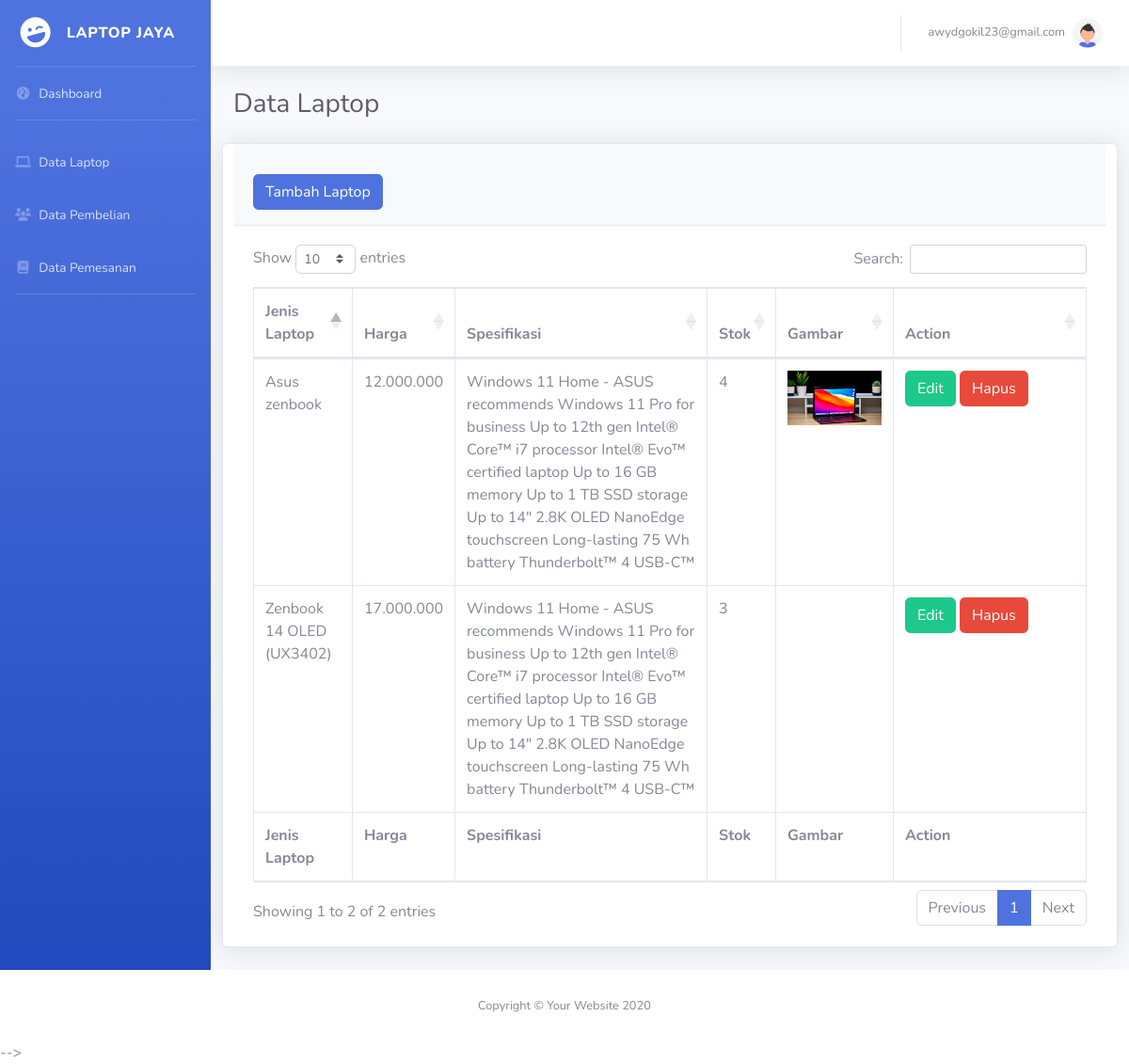
Screenshot of /laptop/laptop.php (signed in) with the database file from the repository.
### tables this page shows
CREATE TABLE `laptop` (
  `id_laptop` int(11) NOT NULL,
  `jenis_laptop` varchar(100) NOT NULL,
  `harga` varchar(40) NOT NULL,
  `spesifikasi` varchar(500) NOT NULL,
  `gambar` varchar(70) NOT NULL,
  `stok` int(12) NOT NULL
);

### laptop/laptop.php (the view, shortened to what this page needs)
<?php
require '../asset/headeradmin.php';
require '../asset/sidebaradmin.php';
require '../asset/topbar.php';
require '../koneksi.php';
$query = "SELECT * FROM laptop";
$result = mysqli_query($koneksi,$query);
 ?>
<div class="container-fluid">
    <h1 class="h3 mb-4 text-gray-800">Data Laptop</h1>
    <div class="row">
                    <div class="card shadow mb-4 col-md-12">
                        <div class="card-header py-3">
                            <a class="btn btn-primary mt-3" href="../laptop/tambahlaptop.php" role="button">Tambah Laptop</a>
                        </div>
                        <div class="card-body">
                            <div class="table-responsive">
                                <table class="table table-bordered" id="dataTable" width="100%" cellspacing="0">
                                    <thead>
                                        <tr>
                                            <th>Jenis Laptop</th>
                                            <th>Harga</th>
                                            <th>Spesifikasi</th>
                                            <th>Stok</th>
                                            <th>Gambar</th>
                                            <th>Action</th>
                                        </tr>
                                    </thead>
                                    <tfoot>
                                        <tr>
                                            <th>Jenis Laptop</th>
                                            <th>Harga</th>
                                            <th>Spesifikasi</th>
                                            <th>Stok</th>
                                            <th>Gambar</th>
                                            <th>Action</th>
                                        </tr>
                                    </tfoot>
                                    <tbody>
                                        <?php while($row = mysqli_fetch_assoc($result)): ?>
                                            <tr>
                                                <td><?= $row['jenis_laptop'] ; ?></td>
                                                <td><?= $row['harga'] ; ?></td>
                                                <td><?= $row['spesifikasi'] ; ?></td>
                                                <td><?= $row['stok'] ; ?></td>
                                                <td><img width="100" src="../img/laptop/<?= $row['gambar'] ; ?>" alt=""></td>
                                                <td width='180'>
                                                     <a class="btn btn-success" href="../laptop/editlaptop.php?id=<?= $row['id_laptop'] ; ?>" role="button">Edit</a>
                                                     <a class="btn btn-danger" href="../laptop/deletelaptop.php?id=<?= $row['id_laptop'] ; ?>" role="button">Hapus</a>
                                                </td>
                                            </tr>
                                        <?php endwhile ; ?>
                                    </tbody>
                                </table>
                            </div>
                        </div>
                    </div>
                    </div>
</div>
</div>
<?php
require '../asset/footeradmin.php';?>

### asset/headeradmin.php (shortened to what this page needs)
<!DOCTYPE html>
<html lang="en">
<head>
    <link href="../vendor/fontawesome-free/css/all.min.css" rel="stylesheet" type="text/css">
    <link href="../css/sb-admin-2.min.css" rel="stylesheet">
       <link href="../vendor/datatables/dataTables.bootstrap4.min.css" rel="stylesheet">
</head>
<body id="page-top">
    <div id="wrapper">

### asset/sidebaradmin.php (shortened to what this page needs)
<ul class="navbar-nav bg-gradient-primary sidebar sidebar-dark accordion" id="accordionSidebar">
<a class="sidebar-brand d-flex align-items-center justify-content-center" href="#">
    <div class="sidebar-brand-icon rotate-n-15">
        <i class="fas fa-laugh-wink"></i>
    </div>
    <div class="sidebar-brand-text mx-3">Laptop Jaya</div>
</a>
<hr class="sidebar-divider my-0">
<?php if($_SESSION['status'] == '2') { ?>
    <li class="nav-item">
        <a class="nav-link" href="../admin/dashboard.php">
            <i class="fas fa-fw fa-tachometer-alt"></i>
            <span>Dashboard</span></a>
    </li>
    <hr class="sidebar-divider">
    <li class="nav-item">
        <a class="nav-link" href="../laptop/laptop.php">
            <i class="fas fa-fw fa-laptop"></i>
            <span>Data Laptop</span></a>
    </li>
    <li class="nav-item">
        <a class="nav-link" href="../pembelian/pembelian.php">
            <i class="fas fa-fw fa-users"></i>
            <span>Data Pembelian</span></a>
    </li>
    <li class="nav-item">
        <a class="nav-link" href="../pembelian/pemesanan.php">
            <i class="fas fa-fw fa-book"></i>
            <span>Data Pemesanan</span></a>
    </li>
<?php }
; ?>
<hr class="sidebar-divider">
</ul>

### asset/topbar.php (shortened to what this page needs)
<div id="content-wrapper" class="d-flex flex-column">
<div id="content">
    <nav class="navbar navbar-expand navbar-light bg-white topbar mb-4 static-top shadow">
        <ul class="navbar-nav ml-auto">
            <li class="nav-item dropdown no-arrow">
                <a class="nav-link dropdown-toggle" href="#" id="userDropdown" role="button"
                    data-toggle="dropdown" aria-haspopup="true" aria-expanded="false">
                    <span class="mr-2 d-none d-lg-inline text-gray-600 small"><?php echo $_SESSION['email'] ; ?>
                    </span>
                    <img class="img-profile rounded-circle"
                        src="../img/avatar.svg">
                </a>
            </li>
        </ul>
    </nav>

### asset/footeradmin.php (shortened to what this page needs)
            </div>
            </div>
            <footer class="sticky-footer bg-white">
                <div class="container my-auto">
                    <div class="copyright text-center my-auto">
                        <span>Copyright &copy; Your Website 2020</span>
                    </div>
                </div>
            </footer>
     -->
</body>
</html>

### rows the page displays
laptop: jenis_laptop "Zenbook 14 OLED (UX3402)", harga "17.000.000", spesifikasi "Windows 11 Home - ASUS recommends Windows 11 Pro for business Up to 12th gen Intel® Core™ i7 processor Intel® Evo™ certified laptop Up to 16 GB memory Up to 1 TB SSD storage Up to 14\" 2.8K OLED NanoEdge touchscreen Long-lasting 75 Wh battery Thunderbolt™ 4 USB-C™", stok "3"
laptop: jenis_laptop "Asus zenbook", harga "12.000.000", spesifikasi "Windows 11 Home - ASUS recommends Windows 11 Pro for business Up to 12th gen Intel® Core™ i7 processor Intel® Evo™ certified laptop Up to 16 GB memory Up to 1 TB SSD storage Up to 14\" 2.8K OLED NanoEdge touchscreen Long-lasting 75 Wh battery Thunderbolt™ 4 USB-C™", stok "4", gambar (picture)

### other values shown
$_SESSION['email'] "awydgokil23@gmail.com"
